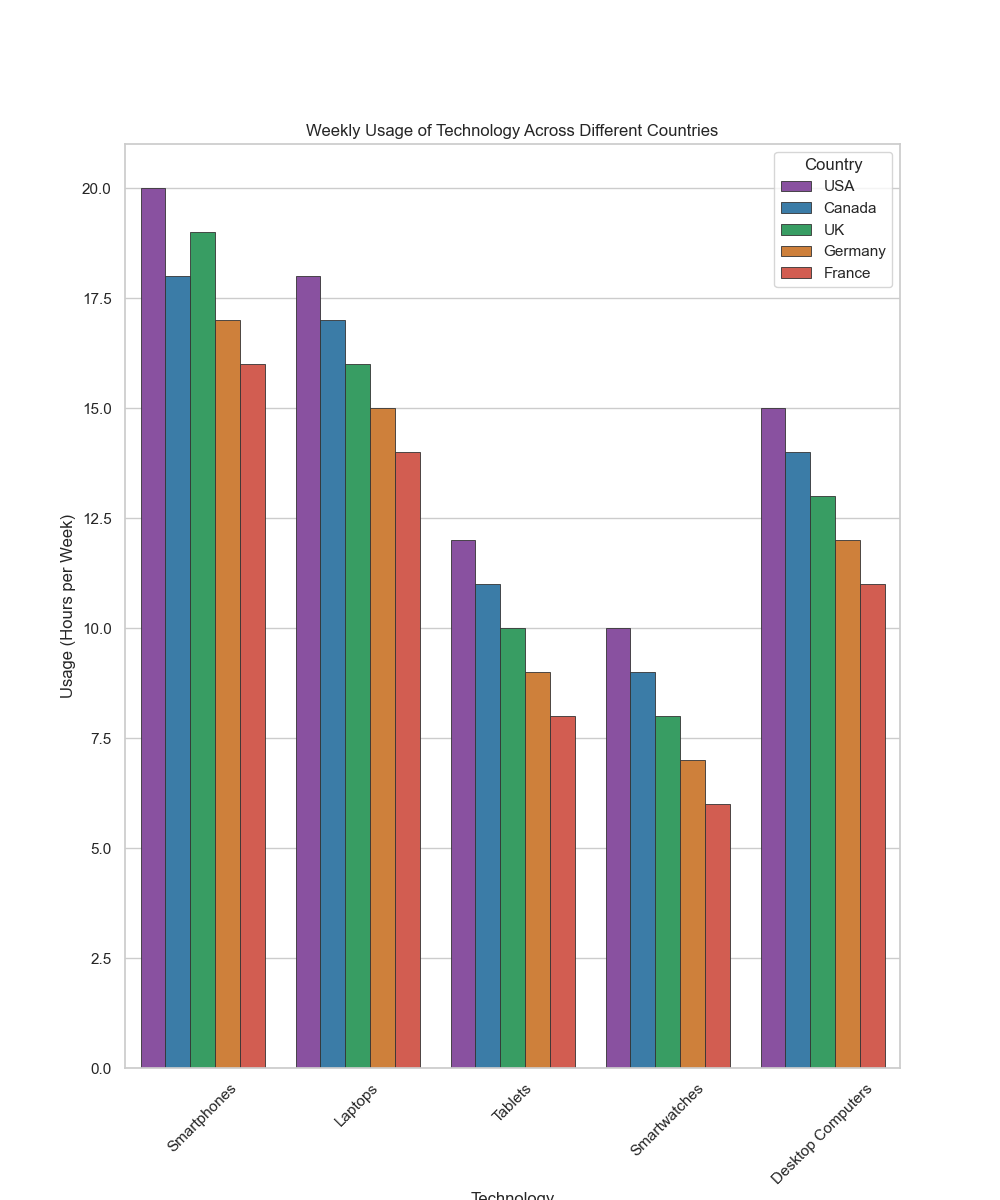

Generate this figure with Python:

import pandas as pd
import seaborn as sns
import matplotlib.pyplot as plt

# Given dataset in a dictionary
data = {
    'Country': ['USA', 'USA', 'USA', 'USA', 'USA', 'Canada', 'Canada', 'Canada', 'Canada', 'Canada', 
                'UK', 'UK', 'UK', 'UK', 'UK', 'Germany', 'Germany', 'Germany', 'Germany', 'Germany', 
                'France', 'France', 'France', 'France', 'France'],
    'Technology': ['Smartphones', 'Laptops', 'Tablets', 'Smartwatches', 'Desktop Computers', 
                   'Smartphones', 'Laptops', 'Tablets', 'Smartwatches', 'Desktop Computers', 
                   'Smartphones', 'Laptops', 'Tablets', 'Smartwatches', 'Desktop Computers', 
                   'Smartphones', 'Laptops', 'Tablets', 'Smartwatches', 'Desktop Computers', 
                   'Smartphones', 'Laptops', 'Tablets', 'Smartwatches', 'Desktop Computers'],
    'Usage (Hours per Week)': [20, 18, 12, 10, 15, 18, 17, 11, 9, 14, 19, 16, 10, 8, 13, 17, 15, 9, 7, 12, 16, 14, 8, 6, 11]
}

# Convert the dictionary to a pandas DataFrame
df = pd.DataFrame(data)

# Create a vertical bar plot
plt.figure(figsize=(10, 12))
sns.barplot(
    x='Technology', 
    y='Usage (Hours per Week)', 
    hue='Country', 
    data=df,
    palette=['#8E44AD', '#2980B9', '#27AE60', '#E67E22', '#E74C3C'],
    dodge=True,
    edgecolor='.2',
    linewidth=.6
)

# Adjusting the bar width (by adjusting the distance between the bars)
plt.xticks(rotation=45)
plt.legend(title='Country')

# Set the title and the labels of the plot
plt.title('Weekly Usage of Technology Across Different Countries')
plt.xlabel('Technology')
plt.ylabel('Usage (Hours per Week)')

# Show the plot
plt.show()
